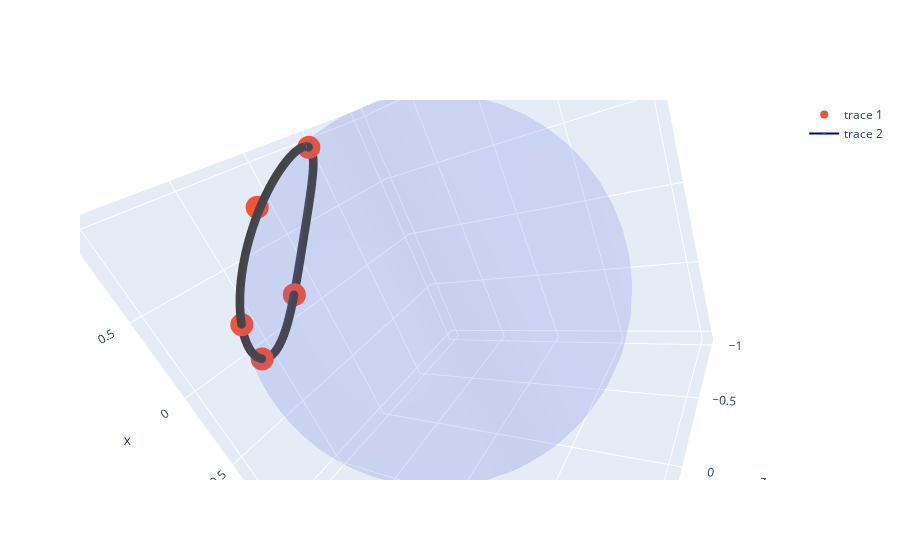

Notebook cell for this chart:
### Code cell
show_ellipse(x.T, u)

### Figure 1 — Plotly figure (JSON) as saved in the notebook; plotly's stock layout.template omitted (floating-point values rounded to 4 significant figures; data arrays with more than 128 entries replaced by an {"elided": "..."} marker saying what was removed)
{"data": [{"alphahull": 0, "opacity": 0.1, "type": "mesh3d", "x": {"elided": "2500 float values"}, "y": {"elided": "2500 float values"}, "z": {"elided": "2500 float values"}}, {"mode": "markers", "opacity": 1, "type": "scatter3d", "x": [0.165, 0.7784, 0.9352, 0.0582, 0.3397], "y": [0.9587, 0.3793, 0.3419, 0.6602, 0.4157], "z": [0.2318, 0.5003, 0.09236, 0.7488, 0.8437]}, {"line": {"color": "darkblue", "width": 2}, "marker": {"color": [-0.6047, -0.7698, -0.2044], "colorscale": [[0, "#440154"], [0.1111, "#482878"], [0.2222, "#3e4989"], [0.3333, "#31688e"], [0.4444, "#26828e"], [0.5556, "#1f9e89"], [0.6667, "#35b779"], [0.7778, "#6ece58"], [0.8889, "#b5de2b"], [1, "#fde725"]], "size": 0}, "type": "scatter3d", "x": {"elided": "1000 float values"}, "y": {"elided": "1000 float values"}, "z": {"elided": "1000 float values"}}], "layout": {"autosize": true, "scene": {"aspectmode": "cube", "aspectratio": {"x": 1, "y": 1, "z": 1}, "camera": {"center": {"x": 0, "y": 0, "z": 0}, "eye": {"x": 0.4212, "y": -0.7845, "z": 0.796}, "projection": {"type": "perspective"}, "up": {"x": 0.8591, "y": -0.055, "z": -0.5088}}}}}
